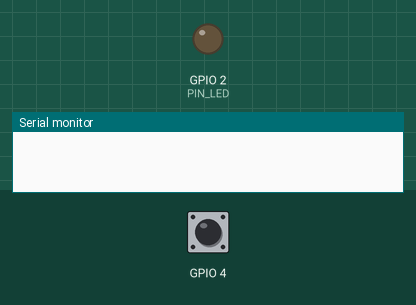
Recording of a sketch running on a simulated ESP32. Parts: output pins drawn as LEDs (lit = HIGH), the last lines printed to the serial monitor. The inputs (shaded band) are chosen by the test bench; at power-on: GPIO 4 HIGH.

Above: at 1.2 s.
1.3 s: GPIO 4 pulled LOW for 0.15 s
At 2.5 s:
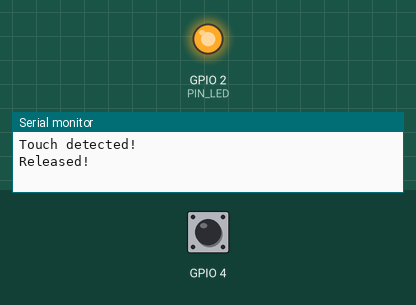
2.9 s: GPIO 4 pulled LOW for 1 s
At 3.9 s:
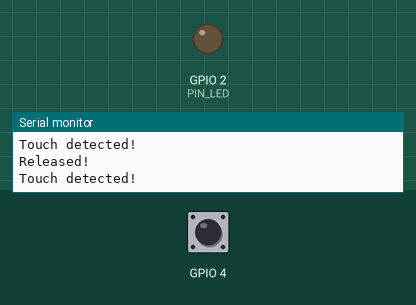
5.4 s: GPIO 4 pulled LOW for 3.2 s
At 5.8 s:
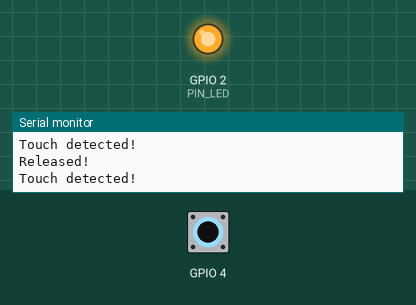
Timing chart, 0 to 8.4 s (numbered marks = the images above; inputs shaded):
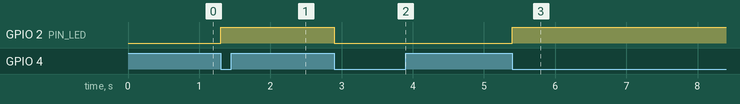

The sketch:

Sketch_09.2_TouchLamp.ino
```cpp
/**********************************************************************
  Filename    : TouchLamp
  Description : Control led by touch button.
  Auther      : www.freenove.com
  Modification: 2024/06/18
**********************************************************************/
#define PIN_LED   2
#define PRESS_VAL 14	  //Set a threshold to judge touch
#define RELEASE_VAL 25	//Set a threshold to judge release

bool isProcessed = false;
void setup() {
  Serial.begin(115200);
  pinMode(PIN_LED, OUTPUT);
}
void loop() {
  if (touchRead(T0) < PRESS_VAL) {
    if (!isProcessed) {
      isProcessed = true;
      Serial.println("Touch detected! ");
      reverseGPIO(PIN_LED);
    }
  }

  if (touchRead(T0) > RELEASE_VAL) {
    if (isProcessed) {
      isProcessed = false;
      Serial.println("Released! ");
    }
  }
}

void reverseGPIO(int pin) {
  digitalWrite(pin, !digitalRead(pin));
}
```

Measured:
- after the input at 1.3 s, GPIO 2 (PIN_LED): LOW → HIGH at once
- after the input at 2.9 s, GPIO 2 (PIN_LED): HIGH → LOW at once
- after the input at 5.4 s, GPIO 2 (PIN_LED): LOW → HIGH at once
